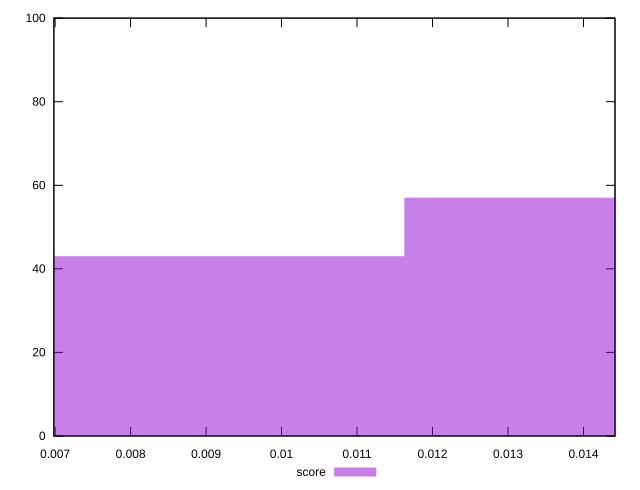

gnuplot code for this plot:
reset

$score <<EOF
0.007751225939615119 43
0.015502451879230238 57
EOF

set key outside below
set boxwidth 0.007751225939615119
set xrange [0.006984183856467874:0.014417794319265542]
set yrange [0:100]
set trange [0:100]
set style fill transparent solid 0.5 noborder
set terminal svg size 640, 490 enhanced background rgb 'white'
set output "report_00007_2020-12-11T15:55:29.892Z/largest-contentful-paint/samples/pages+cached+noexternal/score/histogram.svg"

plot $score title "score" with boxes

reset
